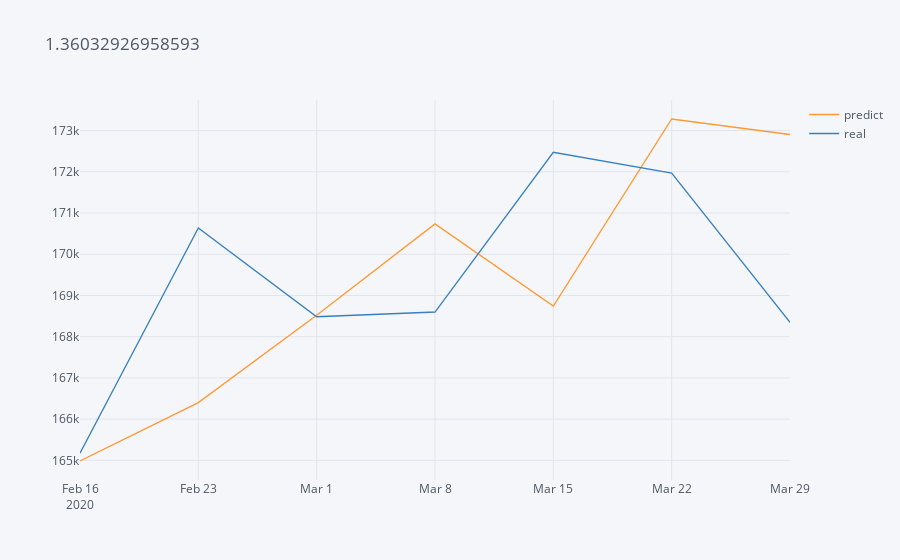

This figure's notebook cell:
### Code cell
bob = reg(6, 7, "general")
bob[["predict", "real"]].iplot(title = bob.resta.mean())

### Figure 1 — Plotly figure (JSON) as saved in the notebook; plotly's stock layout.template omitted (floating-point values rounded to 4 significant figures)
{"data": [{"line": {"color": "rgba(255, 153, 51, 1.0)", "dash": "solid", "shape": "linear", "width": 1.3}, "mode": "lines", "name": "predict", "text": "", "type": "scatter", "x": ["2020-02-16", "2020-02-23", "2020-03-01", "2020-03-08", "2020-03-15", "2020-03-22", "2020-03-29"], "y": [164984, 166400, 168520, 170736, 168744, 173280, 172904]}, {"line": {"color": "rgba(55, 128, 191, 1.0)", "dash": "solid", "shape": "linear", "width": 1.3}, "mode": "lines", "name": "real", "text": "", "type": "scatter", "x": ["2020-02-16", "2020-02-23", "2020-03-01", "2020-03-08", "2020-03-15", "2020-03-22", "2020-03-29"], "y": [165200.0, 170600.0, 168500.0, 168600.0, 172500.0, 172000.0, 168300.0]}], "layout": {"legend": {"bgcolor": "#F5F6F9", "font": {"color": "#4D5663"}}, "paper_bgcolor": "#F5F6F9", "plot_bgcolor": "#F5F6F9", "title": {"font": {"color": "#4D5663"}, "text": "1.36032926958593"}, "xaxis": {"gridcolor": "#E1E5ED", "showgrid": true, "tickfont": {"color": "#4D5663"}, "title": {"font": {"color": "#4D5663"}, "text": ""}, "zerolinecolor": "#E1E5ED"}, "yaxis": {"gridcolor": "#E1E5ED", "showgrid": true, "tickfont": {"color": "#4D5663"}, "title": {"font": {"color": "#4D5663"}, "text": ""}, "zerolinecolor": "#E1E5ED"}}}
